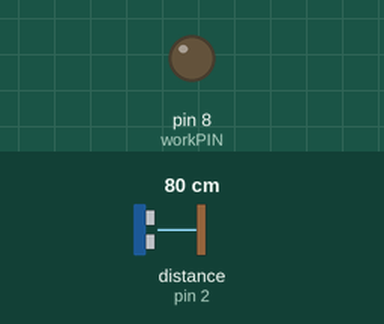
Simulated run of this sketch. Board: Arduino Uno, built with avr-gcc and run on an emulated ATmega328P. On the bench: output pins drawn as LEDs (lit = HIGH). The inputs (shaded band) are chosen by the test bench; at power-on: distance to the obstacle (sensor on pin 2) 80 cm. The echo pulse lasts 58.3 µs per cm; what the sketch prints to the serial monitor is not drawn.

Above: at 0.2 s.
Timing chart, 0 to 1.7 s (numbered marks = the images above):
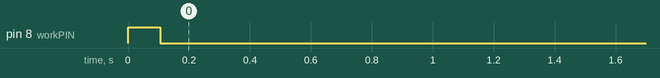

The sketch:

rangeHood.ino
```cpp
#include <Ultrasonic.h>

#define workPIN 8
#define trigPIN 3
#define echoPIN 2

Ultrasonic ultrasonic(trigPIN, echoPIN);
const long seconds = 1000;
const long minute = seconds * 60;
const long delay_off = minute; // задержка перед выключением

uint32_t myTimer = millis();


void setup()
{
  Serial.begin(9600);

  pinMode(workPIN, OUTPUT);
  digitalWrite(workPIN, HIGH); // выключаем реле
}

void loop()
{
  delay(100);

  int distance = ultrasonic.read();
  bool on = !digitalRead(workPIN);

  if (distance <= 100) {
    Serial.println(distance);
    myTimer = millis();
    digitalWrite(workPIN, LOW);
  }
  if (millis() - myTimer >= delay_off && on) {
    myTimer = millis();
    digitalWrite(workPIN, HIGH);
  }

}
```

Measured:
- by itself, pin 8 (workPIN): HIGH → LOW at 0.11 s
